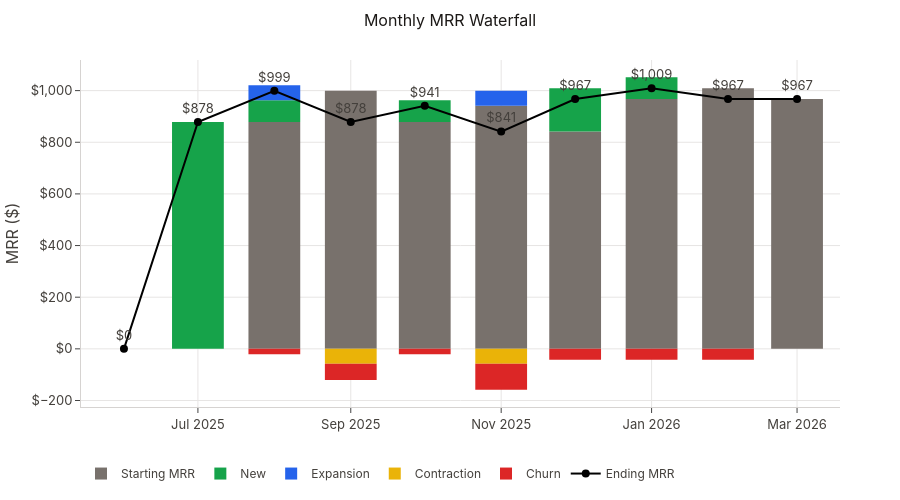

The notebook cell saved with this chart:
### Code cell
reports.mrr.plot_waterfall(wf)

### Figure 1 — Plotly figure (JSON) as saved in the notebook; plotly's stock layout.template omitted (floating-point values rounded to 4 significant figures)
{"data": [{"marker": {"color": "#78716C"}, "name": "Starting MRR", "type": "bar", "x": ["2025-06", "2025-07", "2025-08", "2025-09", "2025-10", "2025-11", "2025-12", "2026-01", "2026-02", "2026-03"], "y": [0.0, 0.0, 878.3, 999.3, 878.3, 941.3, 841.3, 967.3, 1009.0, 967.3]}, {"marker": {"color": "#16A34A"}, "name": "New", "type": "bar", "x": ["2025-06", "2025-07", "2025-08", "2025-09", "2025-10", "2025-11", "2025-12", "2026-01", "2026-02", "2026-03"], "y": [0.0, 878.3, 84.0, 0.0, 84.0, 0.0, 168.0, 84.0, 0.0, 0.0]}, {"marker": {"color": "#2563EB"}, "name": "Expansion", "type": "bar", "x": ["2025-06", "2025-07", "2025-08", "2025-09", "2025-10", "2025-11", "2025-12", "2026-01", "2026-02", "2026-03"], "y": [0.0, 0.0, 58.0, 0.0, 0.0, 58.0, 0.0, 0.0, 0.0, 0.0]}, {"marker": {"color": "#EAB308"}, "name": "Contraction", "type": "bar", "x": ["2025-06", "2025-07", "2025-08", "2025-09", "2025-10", "2025-11", "2025-12", "2026-01", "2026-02", "2026-03"], "y": [0.0, 0.0, 0.0, -58.0, 0.0, -58.0, 0.0, 0.0, 0.0, 0.0]}, {"marker": {"color": "#DC2626"}, "name": "Churn", "type": "bar", "x": ["2025-06", "2025-07", "2025-08", "2025-09", "2025-10", "2025-11", "2025-12", "2026-01", "2026-02", "2026-03"], "y": [0.0, 0.0, -21.0, -63.0, -21.0, -100.0, -42.0, -42.0, -42.0, 0.0]}, {"line": {"color": "black", "width": 2}, "marker": {"size": 8}, "mode": "lines+markers+text", "name": "Ending MRR", "text": ["$0", "$878", "$999", "$878", "$941", "$841", "$967", "$1,009", "$967", "$967"], "textposition": "top center", "type": "scatter", "x": ["2025-06", "2025-07", "2025-08", "2025-09", "2025-10", "2025-11", "2025-12", "2026-01", "2026-02", "2026-03"], "y": [0.0, 878.3, 999.3, 878.3, 941.3, 841.3, 967.3, 1009.0, 967.3, 967.3]}], "layout": {"barmode": "relative", "height": 500, "legend": {"orientation": "h", "y": -0.15}, "title": {"text": "Monthly MRR Waterfall"}, "yaxis": {"tickformat": ",", "tickprefix": "$", "title": {"text": "MRR ($)"}}}}
